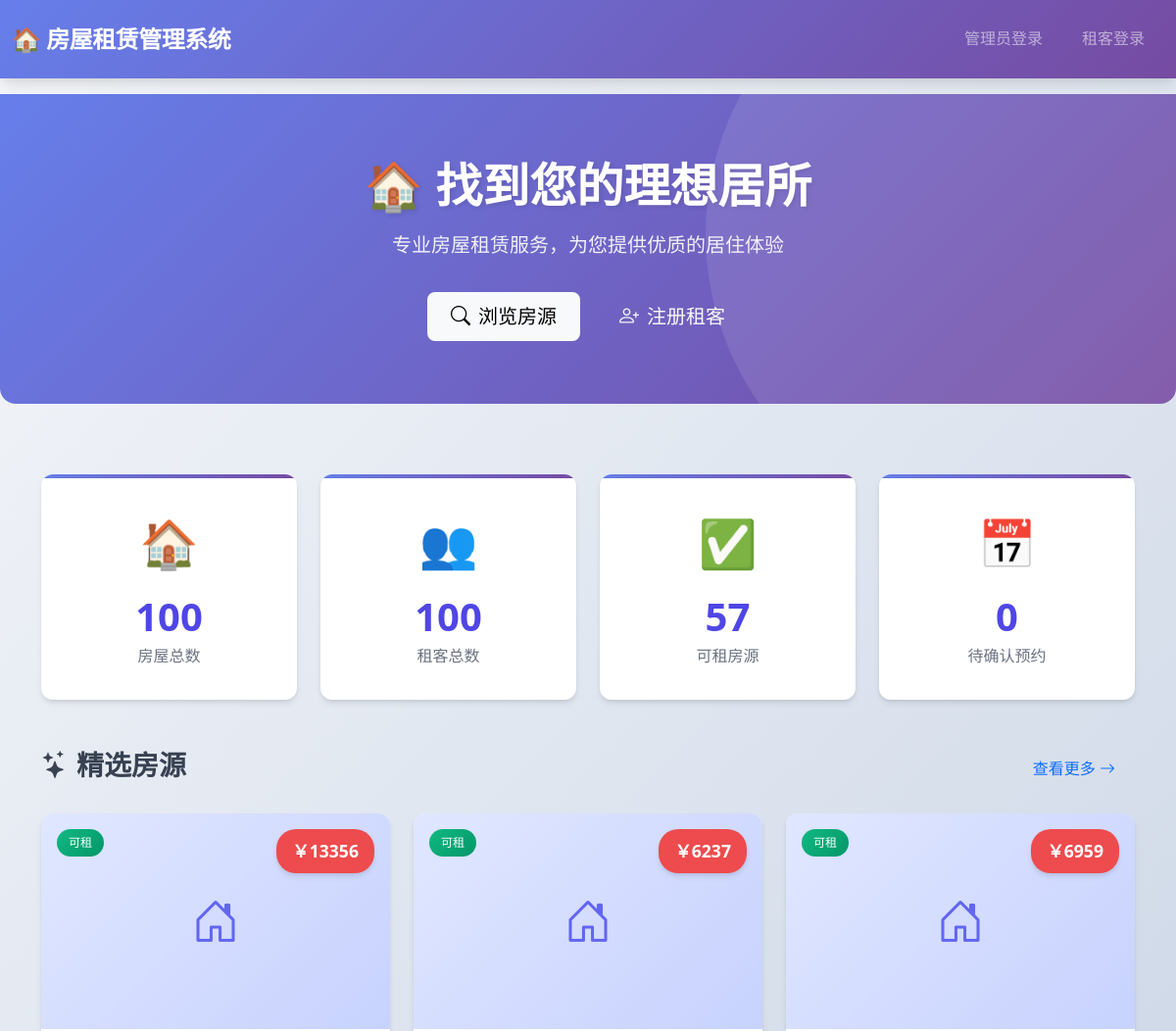
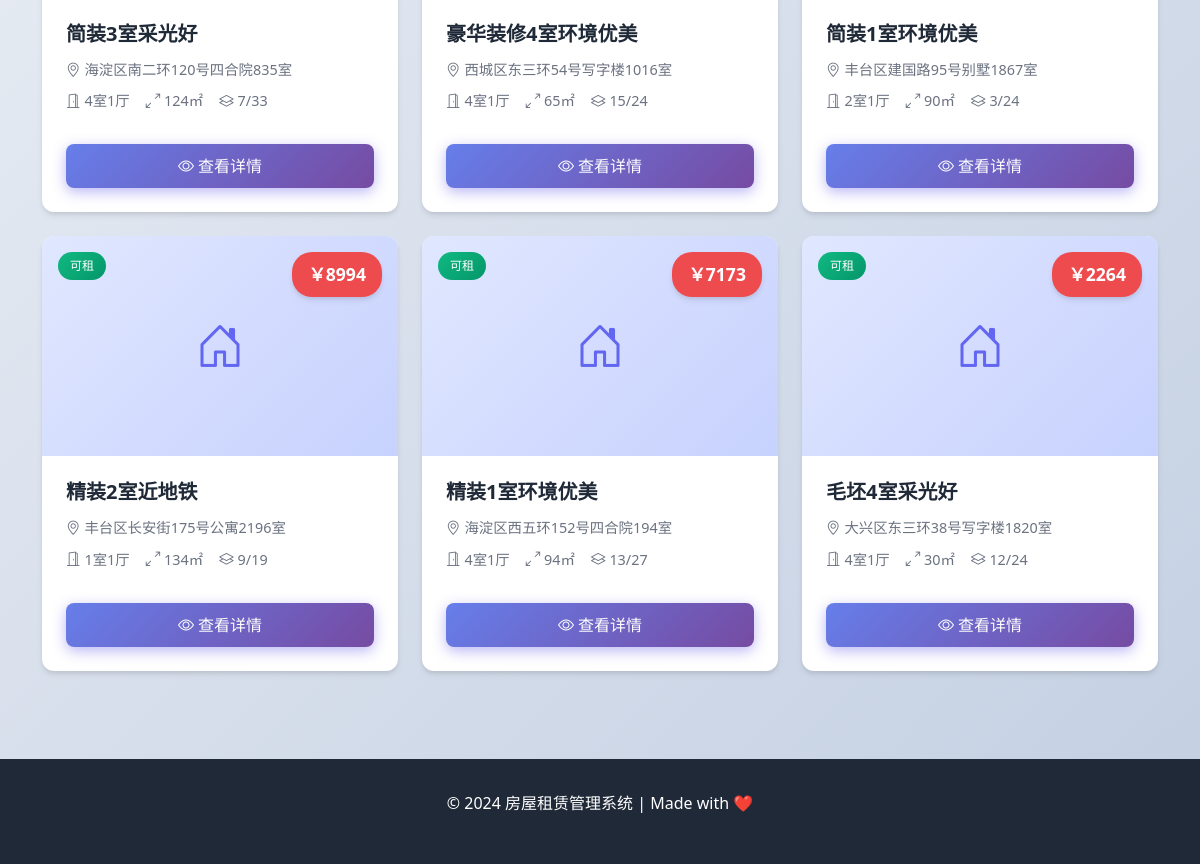
Before: / with the older database file (2 pictures, top to bottom).
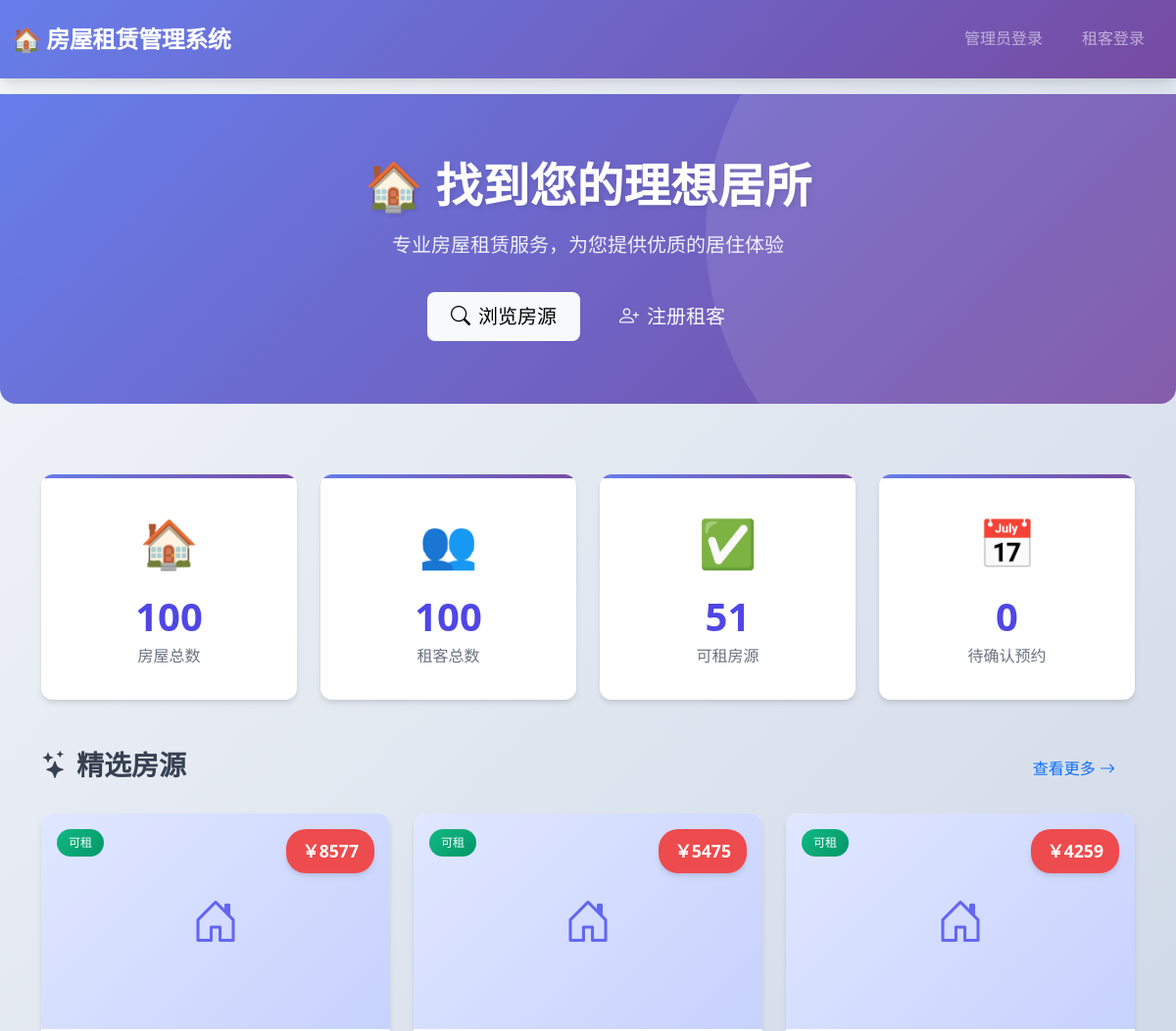
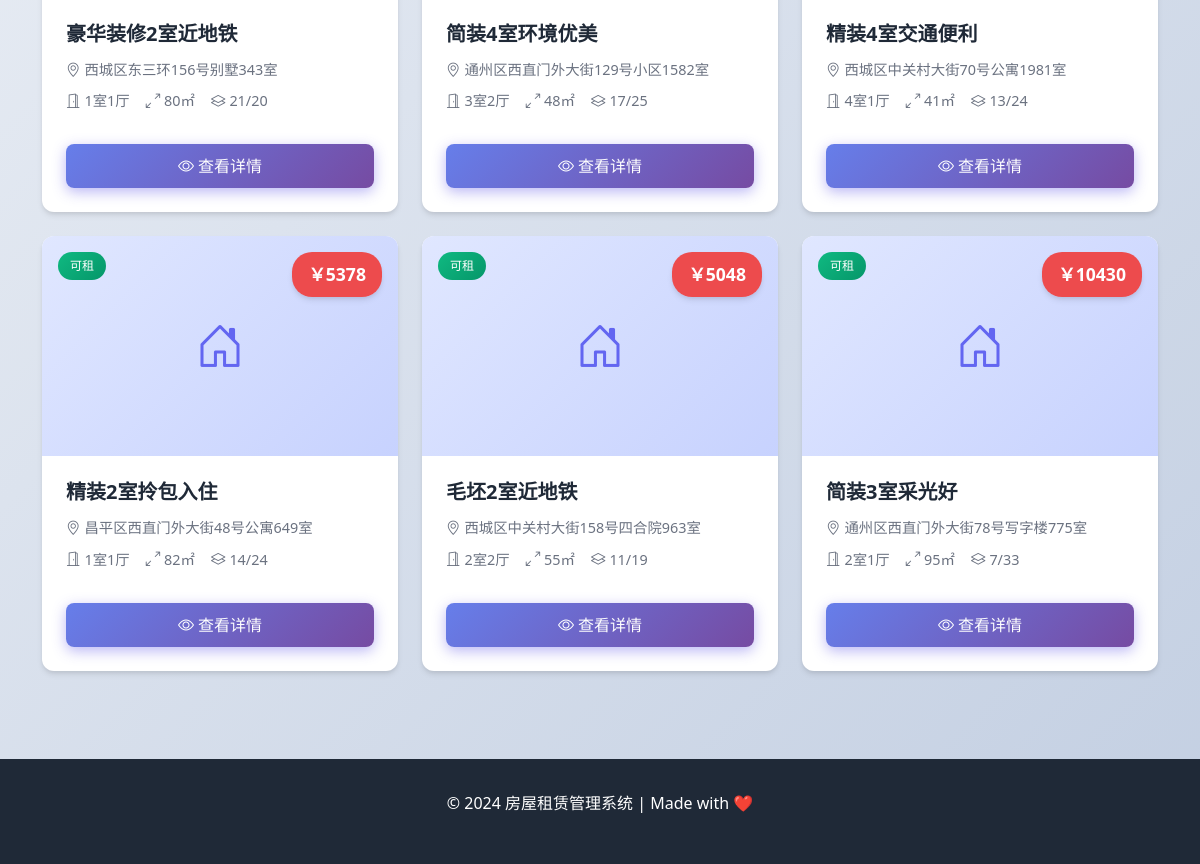
After: the same page with the newer database file (2 pictures, top to bottom).
### app.py (models this page shows, shortened)
class House(db.Model):
    __tablename__ = 'houses'
    id = db.Column(db.Integer, primary_key=True)
    title = db.Column(db.String(100), nullable=False)  # 标题
    address = db.Column(db.String(200), nullable=False)  # 地址
    area = db.Column(db.Float)  # 面积（平方米）
    price = db.Column(db.Float, nullable=False)  # 月租价格
    room_count = db.Column(db.Integer)  # 房间数
    hall_count = db.Column(db.Integer)  # 客厅数
    toilet_count = db.Column(db.Integer)  # 卫生间数
    floor = db.Column(db.String(50))  # 楼层
    orientation = db.Column(db.String(20))  # 朝向
    description = db.Column(db.Text)  # 详细描述
    status = db.Column(db.String(20), default='available')  # available, rented, unavailable
    image = db.Column(db.String(200))  # 图片路径
    owner_name = db.Column(db.String(50))  # 房东姓名
    owner_phone = db.Column(db.String(20))  # 房东电话
    created_at = db.Column(db.DateTime, default=db.func.now())

### app.py (the view)
@app.route('/')
def index():
    houses = House.query.filter_by(status='available').order_by(House.created_at.desc()).limit(6).all()
    total_houses = House.query.count()
    total_tenants = Tenant.query.count()
    available_houses = House.query.filter_by(status='available').count()
    pending_appointments = Appointment.query.filter_by(status='pending').count()
    return render_template('index.html',
                         houses=houses,
                         total_houses=total_houses,
                         total_tenants=total_tenants,
                         available_houses=available_houses,
                         pending_appointments=pending_appointments)

### templates/index.html (shortened to what the changed rows need)
{% extends "base.html" %}
{% block content %}
<section class="hero-section">
    <div class="container text-center">
        <h1 class="hero-title">🏠 找到您的理想居所</h1>
    </div>
</section>
<div class="container fade-in py-4">
    <div class="row g-4 mb-5">
        <div class="col-md-3">
            <div class="card stat-card h-100">
                <div class="stat-icon">✅</div>
                <div class="stat-number">{{ available_houses }}</div>
                <div class="stat-label">可租房源</div>
            </div>
        </div>
    </div>
    {% if houses %}
    <div class="row g-4">
        {% for house in houses %}
        <div class="col-lg-4 col-md-6">
            <div class="card house-card h-100">
                <div class="card-img-wrapper">
                    {% if house.image %}
                    <img src="{{ url_for('static', filename='uploads/' + house.image) }}" class="card-img-top" alt="{{ house.title }}">
                    {% else %}
                    <div class="img-placeholder w-100 h-100">
                        <i class="bi bi-house-door"></i>
                    </div>
                    {% endif %}
                    <div class="price-tag">￥{{ "%.0f"|format(house.price) }}</div>
                    <div class="status-badge">
                        {% if house.status == 'available' %}
                        <span class="badge badge-success">可租</span>
                        {% else %}
                        <span class="badge badge-danger">已租</span>
                        {% endif %}
                    </div>
                </div>
                <div class="card-body">
                    <h5 class="card-title">{{ house.title }}</h5>
                    <div class="house-info mb-2">
                        <span class="house-info-item">
                            <i class="bi bi-geo-alt"></i>{{ house.address[:20] }}{% if house.address|length > 20 %}...{% endif %}
                        </span>
                    </div>
                    <div class="house-info">
                        <span class="house-info-item">
                            <i class="bi bi-door-open"></i>{{ house.room_count }}室{{ house.hall_count }}厅
                        </span>
                        <span class="house-info-item">
                            <i class="bi bi-arrows-angle-expand"></i>{{ house.area|int }}㎡
                        </span>
                        <span class="house-info-item">
                            <i class="bi bi-layers"></i>{{ house.floor }}
                        </span>
                    </div>
                    <a href="{{ url_for('house_detail', house_id=house.id) }}" class="btn btn-primary w-100 mt-3">
                        <i class="bi bi-eye me-1"></i>查看详情
                    </a>
                </div>
            </div>
        </div>
        {% endfor %}
    </div>
    {% endif %}
</div>
{% endblock %}

Changed rows visible on the page:
no longer on this page (row edited): House: price "13356", status "可租", title "简装3室采光好", address "海淀区南二环120号四合院835室", room_count "4", hall_count "1", area "124", floor "7/33"
no longer on this page (row edited): House: price "6237", status "可租", title "豪华装修4室环境优美", address "西城区东三环54号写字楼1016室", room_count "4", hall_count "1", area "65", floor "15/24"
removed House: price "6959", status "可租", title "简装1室环境优美", address "丰台区建国路95号别墅1867室", room_count "2", hall_count "1", area "90", floor "3/24"
removed House: price "8994", status "可租", title "精装2室近地铁", address "丰台区长安街175号公寓2196室", room_count "1", hall_count "1", area "134", floor "9/19"
removed House: price "7173", status "可租", title "精装1室环境优美", address "海淀区西五环152号四合院194室", room_count "4", hall_count "1", area "94", floor "13/27"
removed House: price "2264", status "可租", title "毛坯4室采光好", address "大兴区东三环38号写字楼1820室", room_count "4", hall_count "1", area "30", floor "12/24"
added House: price "8577", status "可租", title "豪华装修2室近地铁", address "西城区东三环156号别墅343室", room_count "1", hall_count "1", area "80", floor "21/20"
added House: price "5475", status "可租", title "简装4室环境优美", address "通州区西直门外大街129号小区1582室", room_count "3", hall_count "2", area "48", floor "17/25"
added House: price "4259", status "可租", title "精装4室交通便利", address "西城区中关村大街70号公寓1981室", room_count "4", hall_count "1", area "41", floor "13/24"
added House: price "5378", status "可租", title "精装2室拎包入住", address "昌平区西直门外大街48号公寓649室", room_count "1", hall_count "1", area "82", floor "14/24"
now on this page (row edited): House: price "5048", status "可租", title "毛坯2室近地铁", address "西城区中关村大街158号四合院963室", room_count "2", hall_count "2", area "55", floor "11/19"
now on this page (row edited): House: price "10430", status "可租", title "简装3室采光好", address "通州区西直门外大街78号写字楼775室", room_count "2", hall_count "1", area "95", floor "7/33"
Other visible differences:
{{ available_houses }}: "57" → "51"
